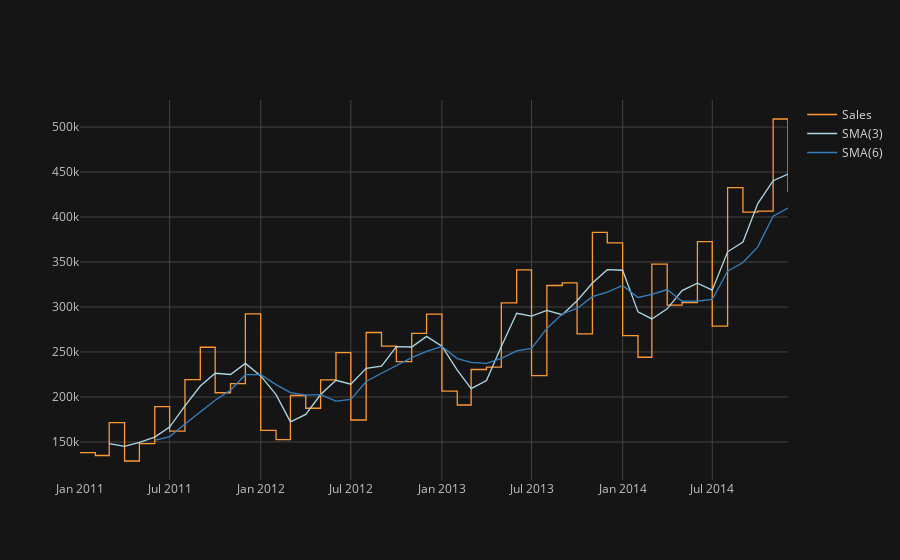

Here is the notebook cell this chart was saved with:
### Markdown cell above
https://www.investopedia.com/terms/s/sma.asp
https://www.investopedia.com/ask/answers/122414/what-are-most-common-periods-used-creating-moving-average-ma-lines.asp

### Code cell
# 按月份分组计算总销售额并可视化
months_sales = df.groupby('months').Sales.sum().sort_index()
months_sales.index = pd.to_datetime(months_sales.index)
months_sales.sort_index().ta_plot(
    title='Sales Trend with Moving Average', 
    study='sma', periods=[3, 6], study_colors=['lightblue', 'blue'], 
    interpolation='hv', theme='solar'
    )
